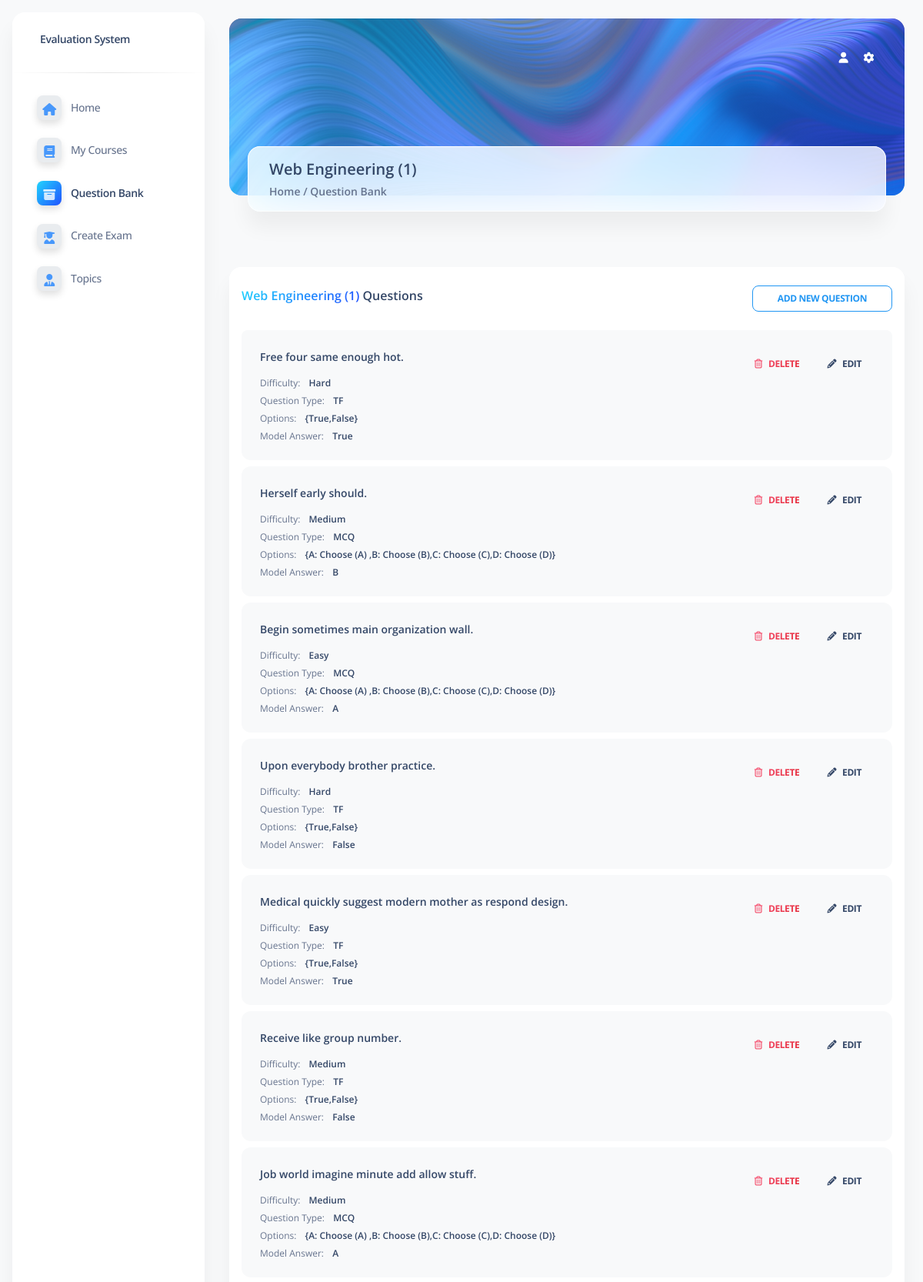
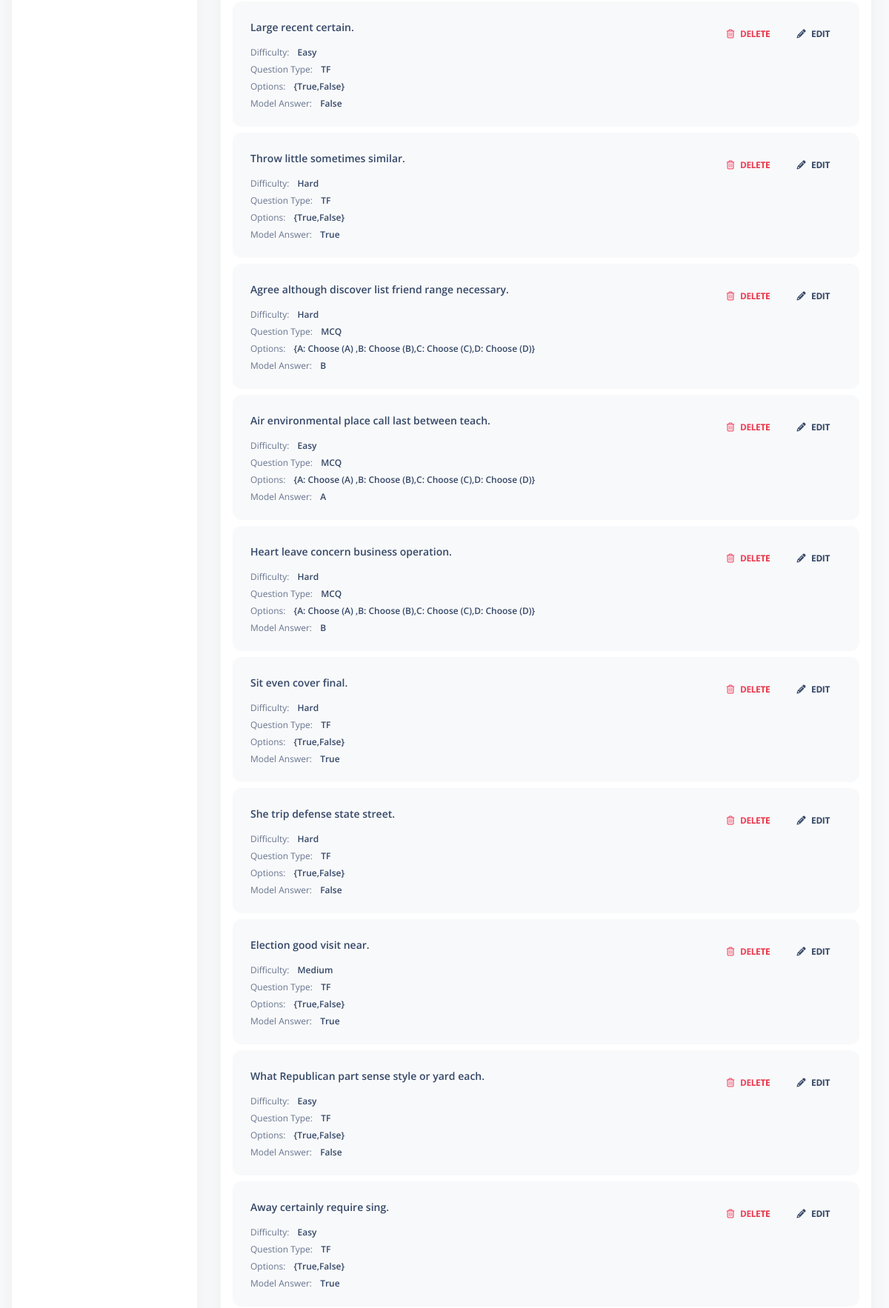
/pages/courseQuestBank.php (upper part), run on the app's committed database (2 pictures, top to bottom).
### tables this page shows
CREATE TABLE `courses` (
  `course_id` int(11) NOT NULL,
  `course_name` varchar(100) NOT NULL,
  `teacher_id` int(11) DEFAULT NULL,
  `start_date` date DEFAULT NULL,
  `end_date` date DEFAULT NULL,
  `description` text DEFAULT NULL
);

CREATE TABLE `questions` (
  `question_id` int(11) NOT NULL,
  `question_text` text NOT NULL,
  `question_type` enum('TF','MCQ') NOT NULL,
  `options` varchar(255) DEFAULT NULL,
  `model_answer` varchar(255) DEFAULT NULL,
  `course_id` int(11) DEFAULT NULL,
  `difficulty` enum('Easy','Medium','Hard') DEFAULT NULL,
  `topic_id` int(11) NOT NULL
);

### pages/courseQuestBank.php (the view, shortened to what this page needs)
<?php
include ('config.php');
if (isset($_SESSION['tid']) && isset($_GET['course_id'])) {
  $sql = "SELECT * FROM questions WHERE course_id = " . $_GET['course_id'];
  $result = mysqli_query($dbconn, $sql);
  $sql2 = "SELECT * FROM courses WHERE course_id = " . $_GET['course_id'];
  $result2 = mysqli_query($dbconn, $sql2);
  $row2 = mysqli_fetch_assoc($result2);
}else{
  $sql = "SELECT * FROM questions";
  $result = mysqli_query($dbconn, $sql);
  $sql2 = "SELECT * FROM courses";
  $result2 = mysqli_query($dbconn, $sql2);
  $row2 = mysqli_fetch_assoc($result2);
}
?>
<!DOCTYPE html>
<html lang="en">
<head>
  <link href="../assets/css/nucleo-icons.css" rel="stylesheet" />
  <link href="../assets/css/nucleo-svg.css" rel="stylesheet" />
  <link href="../assets/css/nucleo-svg.css" rel="stylesheet" />
  <link id="pagestyle" href="../assets/css/soft-ui-dashboard.css?v=1.0.7" rel="stylesheet" />
  <link rel="stylesheet" href="https://cdnjs.cloudflare.com/ajax/libs/font-awesome/6.3.0/css/all.min.css"
 />
</head>
<body class="g-sidenav-show  bg-gray-100">
  <aside class="sidenav navbar navbar-vertical navbar-expand-xs border-0 border-radius-xl my-3 fixed-start ms-3 "
    id="sidenav-main">
    <div class="sidenav-header">
      <a class="navbar-brand m-0" href="index.php" target="_blank">
        <span class="ms-1 font-weight-bold">Evaluation System</span>
      </a>
    </div>
    <hr class="horizontal dark mt-0">
    <div class="collapse navbar-collapse  w-auto " id="sidenav-collapse-main">
      <ul class="navbar-nav">
        <li class="nav-item">
          <a class="nav-link" href="myCourses.php">
            <div
              class="icon icon-shape icon-sm shadow border-radius-md bg-white text-center me-2 d-flex align-items-center justify-content-center">
              <i class="fa-solid fa-house fs-6"></i>
            </div>
            <span class="nav-link-text ms-1">Home</span>
          </a>
        </li>
        <li class="nav-item">
          <a class="nav-link" href="myCourses.php">
            <div
              class="icon icon-shape icon-sm shadow border-radius-md bg-white text-center me-2 d-flex align-items-center justify-content-center">
              <i class="fa-solid fa-book fs-6"></i>
            </div>
            <span class="nav-link-text ms-1">My Courses</span>
          </a>
        </li>
        <li class="nav-item">
          <a class="nav-link active" href="courseQuestBank.php">
            <div
              class="icon icon-shape icon-sm shadow border-radius-md bg-white text-center me-2 d-flex align-items-center justify-content-center">
              <i class="fa-solid fa-box-archive fs-6"></i>
            </div>
            <span class="nav-link-text ms-1">Question Bank</span>
          </a>
        </li>
        <li class="nav-item">
          <a class="nav-link " href="courseQuizCreate.php">
            <div
              class="icon icon-shape icon-sm shadow border-radius-md bg-white text-center me-2 d-flex align-items-center justify-content-center">
              <i class="fa-solid fa-user-graduate fs-6"></i>
            </div>
            <span class="nav-link-text ms-1">Create Exam</span>
          </a>
        </li>
        <li class="nav-item">
          <a class="nav-link" href="topics.php">
            <div class="icon icon-shape icon-sm shadow border-radius-md bg-white text-center me-2 d-flex align-items-center justify-content-center">
              <i class="fa-solid fa-user-tie fs-6"></i>
            </div>
            <span class="nav-link-text ms-1">Topics</span>
          </a>
        </li>
      </ul>
    </div>
  </aside>
  <main class="main-content position-relative max-height-vh-100 h-100 border-radius-lg ">
    <nav class="navbar navbar-main navbar-expand-lg bg-transparent shadow-none position-absolute px-4 w-100 z-index-2">
      <div class="container-fluid pt-4 pb-2">
        <div class="collapse navbar-collapse me-md-0 me-sm-4 mt-sm-0 mt-2" id="navbar">
          <ul class="navbar-nav justify-content-end">
            <li class="nav-item d-flex align-items-center">
              <a href="javascript:;" class="nav-link text-white font-weight-bold px-0">
                <i class="fa fa-user me-sm-1"></i>
              </a>
            </li>
            <li class="nav-item dropdown px-3 d-flex align-items-center">
              <a href="javascript:;" class="nav-link text-white p-0" id="dropdownMenuButton" data-bs-toggle="dropdown"
                aria-expanded="false">
                <i class="fa fa-cog cursor-pointer"></i>
              </a>
            </li>
          </ul>
        </div>
      </div>
    </nav>
    <div class="container-fluid">
      <div class="page-header border-radius-xl mt-4"
        style="min-height: 230px !important;background-image: url('../assets/img/curved-images/curved0.jpg'); background-position-y: 50%;">
        <span class="mask bg-gradient-primary opacity-6"></span>
      </div>
      <div class="card card-body blur shadow-blur mx-4 mt-n6 overflow-hidden">
        <div class="row gx-4">
          <div class="col-auto my-auto px-4">
            <div class="h-100">
              <h5 class="mb-1">
              <?php echo $row2['course_name'] ?>
              </h5>
              <p class="mb-0 font-weight-bold text-sm">
                Home / Question Bank
              </p>
            </div>
          </div>
        </div>
      </div>
    </div>
    <div class="container-fluid py-4">
      <div class="row my-4">
        <div class="col-md-12 mt-4">
          <div class="card">
            <div class="card-header pb-0 px-3 d-flex justify-content-between">
              <h6 class="mb-0">
                <span class="text-info text-gradient font-weight-bold"><?php echo $row2['course_name'] ?></span>
                Questions</h6>
              <a href="questionCreate.php" class="btn btn-outline-primary btn-sm mb-0">Add New Question</a>
            </div>
            <div class="card-body pt-4 p-3">
              <ul class="list-group">
              <?php if (mysqli_num_rows($result) > 0) {
                      while ($row = mysqli_fetch_assoc($result)) {
                        ?>
                <li class="list-group-item border-0 d-flex p-4 mb-2 bg-gray-100 border-radius-lg">
                  <div class="d-flex flex-column">
                    <h6 class="mb-3 text-sm"><?php echo $row['question_text'] ?></h6>
                    <span class="mb-2 text-xs">Difficulty: <span
                        class="text-dark font-weight-bold ms-sm-2"><?php echo $row['difficulty'] ?></span></span>
                    <span class="mb-2 text-xs">Question Type: <span
                        class="text-dark font-weight-bold ms-sm-2"><?php echo $row['question_type'] ?></span></span>
                    <span class="mb-2 text-xs">Options: <span class="text-dark ms-sm-2 font-weight-bold"><?php echo $row['options'] ?></span></span>
                    <span class="text-xs">Model Answer: <span
                        class="text-dark ms-sm-2 font-weight-bold"><?php echo $row['model_answer'] ?></span></span>
                  </div>
                  <div class="ms-auto text-end">
                    <a class="btn btn-link text-danger text-gradient px-3 mb-0" href="javascript:;"><i
                        class="far fa-trash-alt me-2"></i>Delete</a>
                    <a class="btn btn-link text-dark px-3 mb-0" href="javascript:;"><i
                        class="fas fa-pencil-alt text-dark me-2" aria-hidden="true"></i>Edit</a>
                  </div>
                </li>
                <?php }
                      } ?>
              </ul>
            </div>
          </div>
        </div>
      </div>
    </div>
  </main>
</body>
</html>

### assets/css/nucleo-svg.css (style rules this page uses)
.icon { display: inline-block; color: #111111; height: 1em; width: 1em; }
.icon-sm { height: 0.8em; width: 0.8em; }
.icon { fill: currentColor; stroke: none; }

### pages/courseQuestBank.php (style rules this page uses)
.btn-outline-primary { --bs-btn-color: #2196F3; --bs-btn-border-color: #2196F3; --bs-btn-hover-color: #fff; --bs-btn-hover-bg: #3F51B5; --bs-btn-hover-border-color: #3F51B5; --bs-btn-focus-shadow-rgb: 203, 12, 159; --bs-btn-active-color: #fff; --bs-btn-active-bg: #3F51B5; --bs-btn-active-border-color: #3F51B5; --bs-btn-active-shadow: none; --bs-btn-disabled-color: #3F51B5; --bs-btn-disabled-bg: transparent; --bs-btn-disabled-border-color: #3F51B5; --bs-gradient: none; }

### data on the page
courses: course_name "Web Engineering (1)"
questions: question_text "Free four same enough hot.", difficulty "Hard", question_type "TF", options "{True,False}", model_answer "True"
questions: question_text "Herself early should.", difficulty "Medium", question_type "MCQ", options "{A: Choose (A) ,B: Choose (B),C: Choose (C),D: Choose (D)}", model_answer "B"
questions: question_text "Begin sometimes main organization wall.", difficulty "Easy", question_type "MCQ", options "{A: Choose (A) ,B: Choose (B),C: Choose (C),D: Choose (D)}", model_answer "A"
questions: question_text "Upon everybody brother practice.", difficulty "Hard", question_type "TF", options "{True,False}", model_answer "False"
questions: question_text "Medical quickly suggest modern mother as respond design.", difficulty "Easy", question_type "TF", options "{True,False}", model_answer "True"
questions: question_text "Receive like group number.", difficulty "Medium", question_type "TF", options "{True,False}", model_answer "False"
questions: question_text "Job world imagine minute add allow stuff.", difficulty "Medium", question_type "MCQ", options "{A: Choose (A) ,B: Choose (B),C: Choose (C),D: Choose (D)}", model_answer "A"
questions: question_text "Large recent certain.", difficulty "Easy", question_type "TF", options "{True,False}", model_answer "False"
questions: question_text "Throw little sometimes similar.", difficulty "Hard", question_type "TF", options "{True,False}", model_answer "True"
questions: question_text "Agree although discover list friend range necessary.", difficulty "Hard", question_type "MCQ", options "{A: Choose (A) ,B: Choose (B),C: Choose (C),D: Choose (D)}", model_answer "B"
questions: question_text "Air environmental place call last between teach.", difficulty "Easy", question_type "MCQ", options "{A: Choose (A) ,B: Choose (B),C: Choose (C),D: Choose (D)}", model_answer "A"
questions: question_text "Heart leave concern business operation.", difficulty "Hard", question_type "MCQ", options "{A: Choose (A) ,B: Choose (B),C: Choose (C),D: Choose (D)}", model_answer "B"
questions: question_text "Sit even cover final.", difficulty "Hard", question_type "TF", options "{True,False}", model_answer "True"
questions: question_text "She trip defense state street.", difficulty "Hard", question_type "TF", options "{True,False}", model_answer "False"
questions: question_text "Election good visit near.", difficulty "Medium", question_type "TF", options "{True,False}", model_answer "True"
questions: question_text "What Republican part sense style or yard each.", difficulty "Easy", question_type "TF", options "{True,False}", model_answer "False"
questions: question_text "Away certainly require sing.", difficulty "Easy", question_type "TF", options "{True,False}", model_answer "True"
